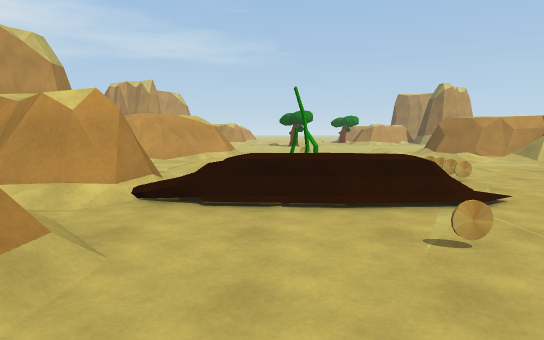
view 1 (above)

24 first-person views from a walk through a 3-D level made in the Unity game engine. The camera is 1.3 m above the floor, tilts 6° down and sees 75° across. The floor is counted in squares, 2 m on a side. Each view is taken from the middle of a square. On the plan, view 1 faces up. The plan holds only what a view shows up to about 10 squares ahead; the rest is blank. The place goes on beyond the plan. The player character is not drawn. Some animated figures are left out.

view 2
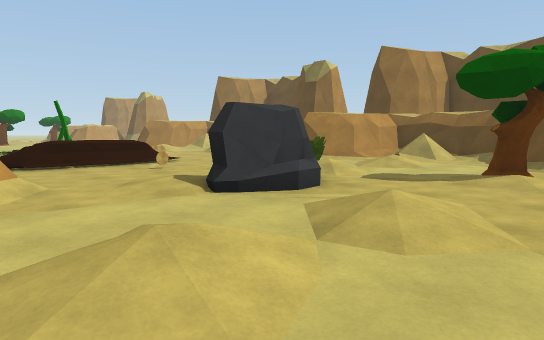

view 3
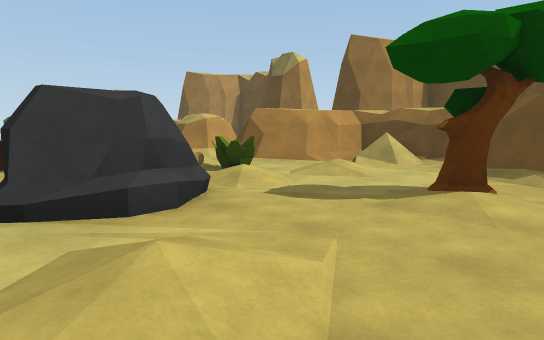

view 4
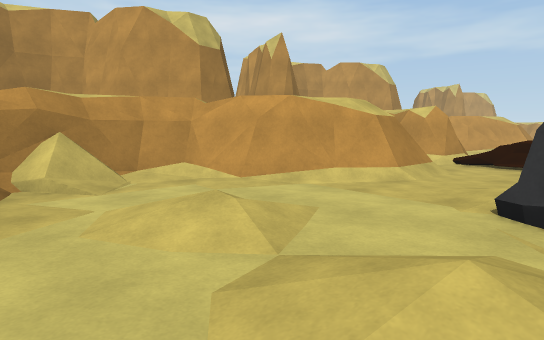

view 5
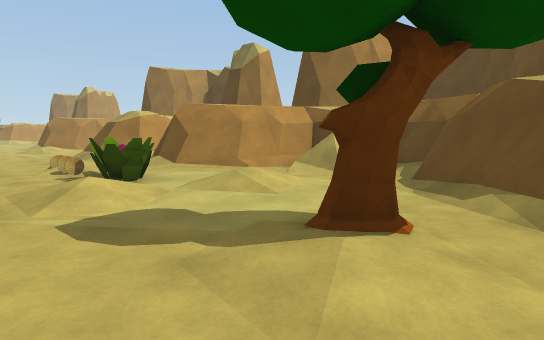

view 6
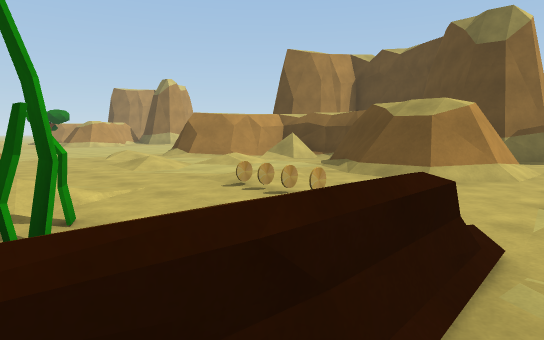

view 7
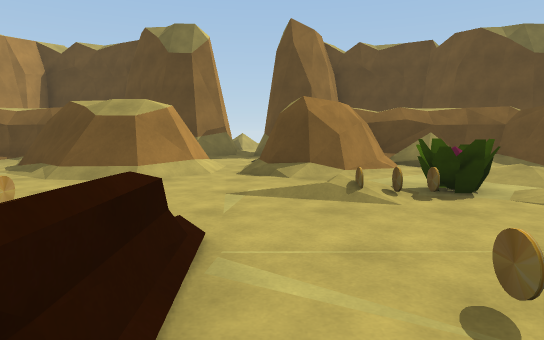

view 8
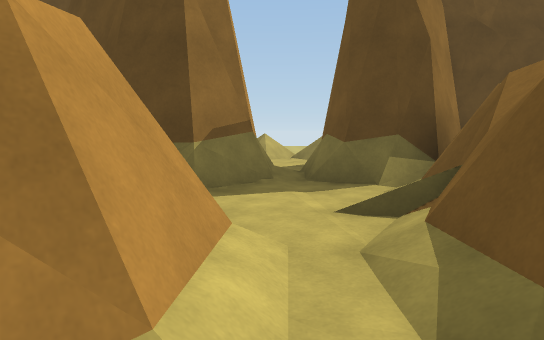

view 9
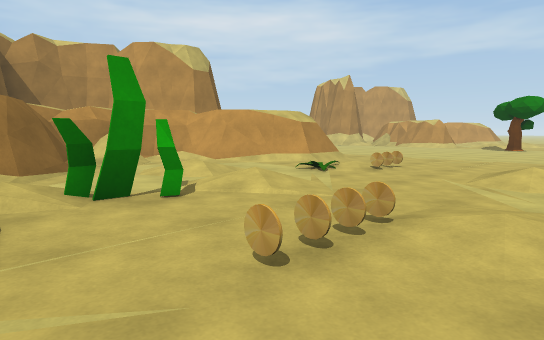

view 10
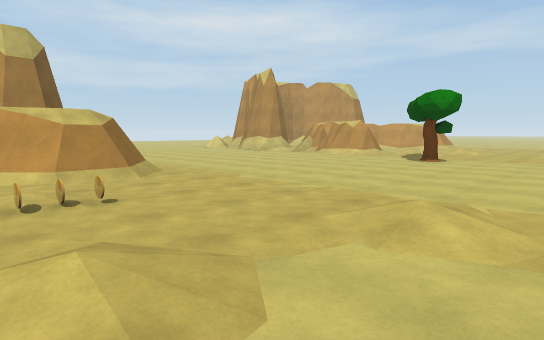

view 11
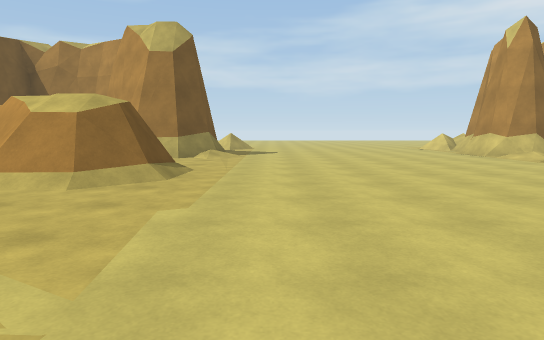

view 12
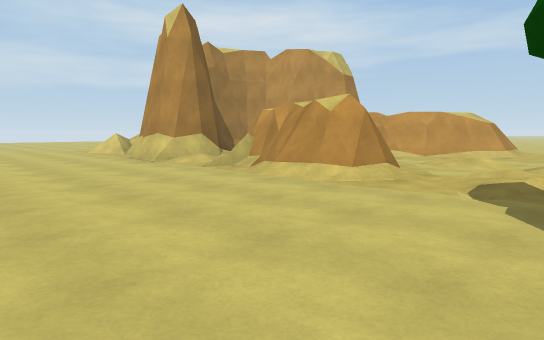

view 13
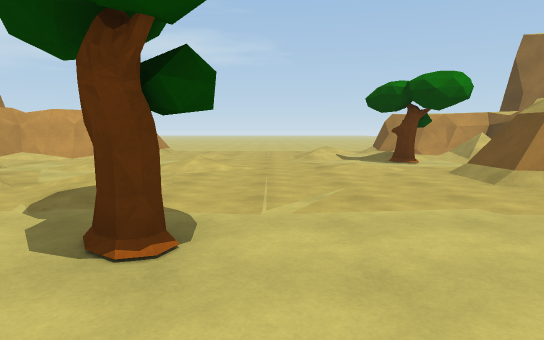

view 14
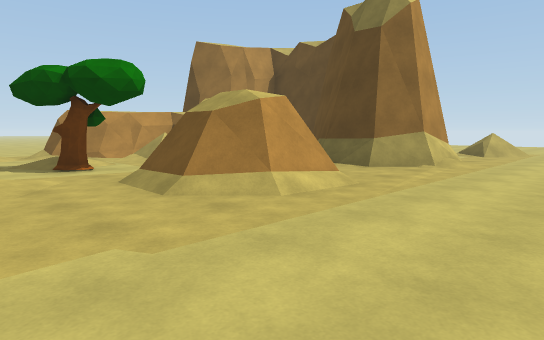

view 15
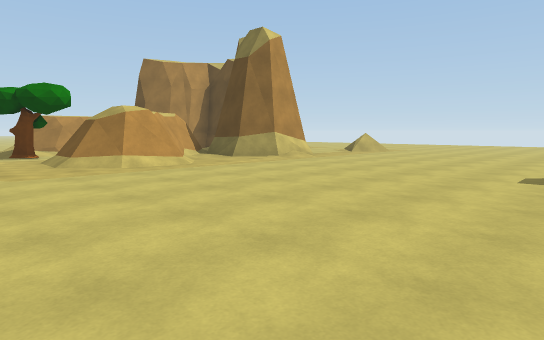

view 16
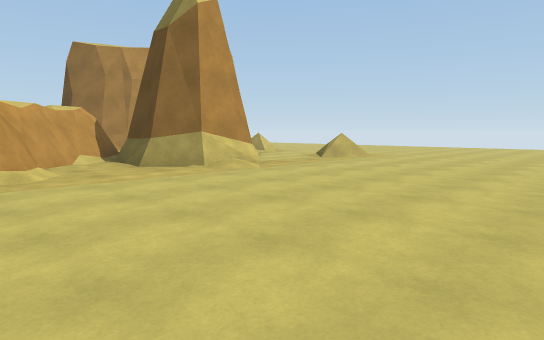

view 17
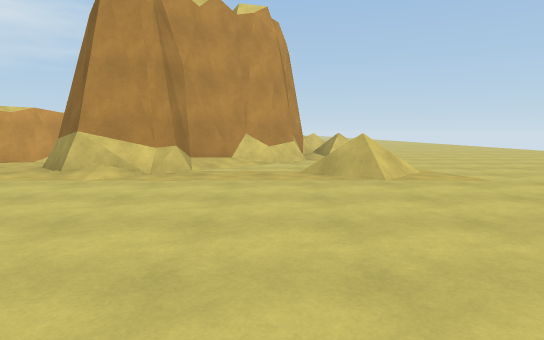

view 18
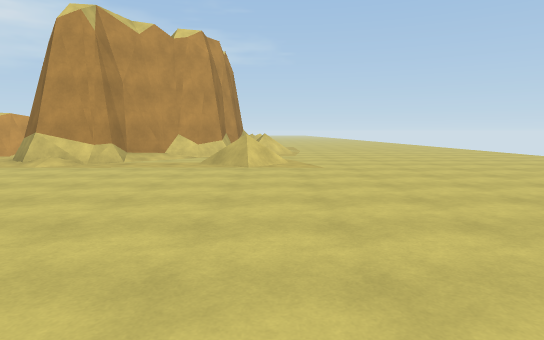

view 19
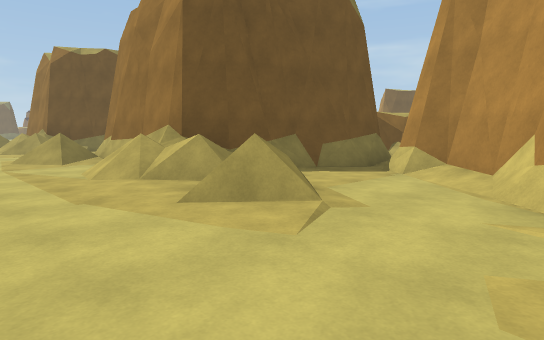

view 20
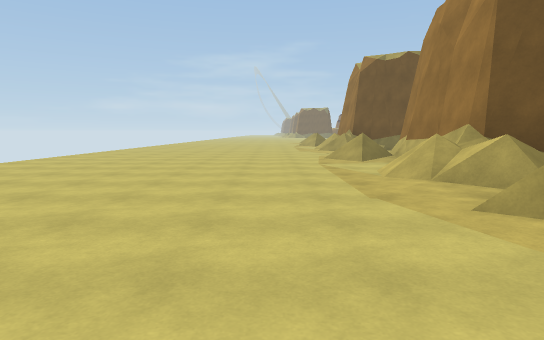

view 21
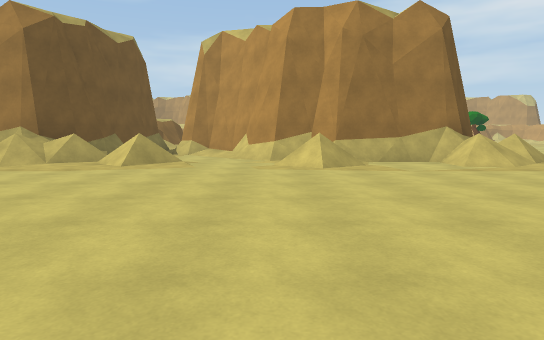

view 22
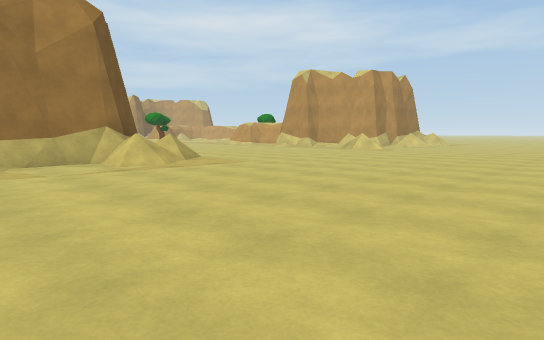

view 23
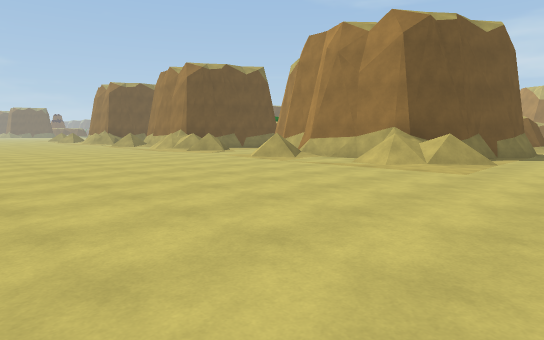

view 24
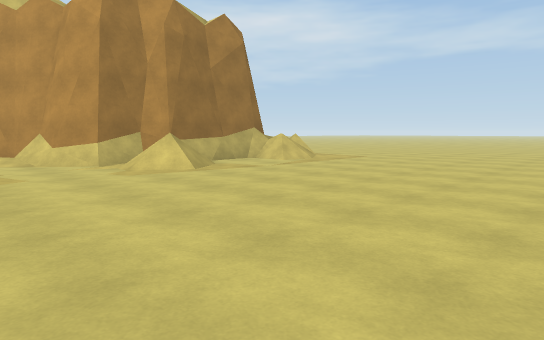

### Floor plan
Key: @ floor where view 1 was taken; # wall or solid block; . main floor; : floor 0.25 m higher than the main floor; / step, stairs or slope; = window, fence, low wall or low ledge; P plant; R rock; T tree; O other object.
Columns run from 10 left of view 1 to 22 right of it. Each row starts with its distance up from view 1.
 29                =#        /.....
 28         #/    //##     #//.....
 27        ##/ :. ../##    ##......
 26       ##/./..///./#     #......
 25       #/.......T..     ##/......
 24        .////..../  #   #//......
 23         .///.///########.........
 22       # /....../##:###/..........
 21    ######:/:.../##::##..//......
 20  .##//.##./.............//.....
 19 ...........T...................
 18 ................................
 17  ...............................
 16    .............................
 15    ..............................
 14    ...............    ...........
 13    .............    ##../:.......
 12    ##:.##/...//=#    ###//.......
 11     #  ##/......#      ##/.......
 10        ##:/O.///./      #........
  9       ##..O../././#     #/.......
  8       #../......./#    ##/.......
  7       #/////.//.###    #//.......
  6      ###:..O.O.###   ###........
  5        ##.O..O.###.###:./:......
  4        ##====...//::##..//.....
  3        //...../=##//###/#:.....
  2         #/.O./O/#########/......
  1         #/...PO./##   # #/.......
  0       ###:@RR///./#   ###........
 -1       ##...RR/././#    ##/.......
 -2       #.//./.....##    #//.......
 -3       ##////./T:##     #/........
 -4         /......##

Positions as (right, up) in squares from view 1, and headings:
1: (0, 0), facing up
2: (-2, -4), facing up-right
3: (0, -4), facing up-right
4: (1, -4), facing up-left
5: (2, -4), facing up-right
6: (0, 3), facing up-right
7: (0, 3), facing right
8: (5, 4), facing right
9: (4, 4), facing up-left
10: (5, 9), facing up-left
11: (3, 14), facing left
12: (1, 16), facing up-left
13: (2, 17), facing up
14: (3, 18), facing up-right
15: (3, 14), facing up-right
16: (6, 15), facing up-right
17: (13, 15), facing up
18: (15, 13), facing up
19: (17, 7), facing down-left
20: (17, 7), facing down
21: (22, 7), facing left
22: (22, 8), facing up-left
23: (22, 15), facing down-left
24: (21, 21), facing up-left
